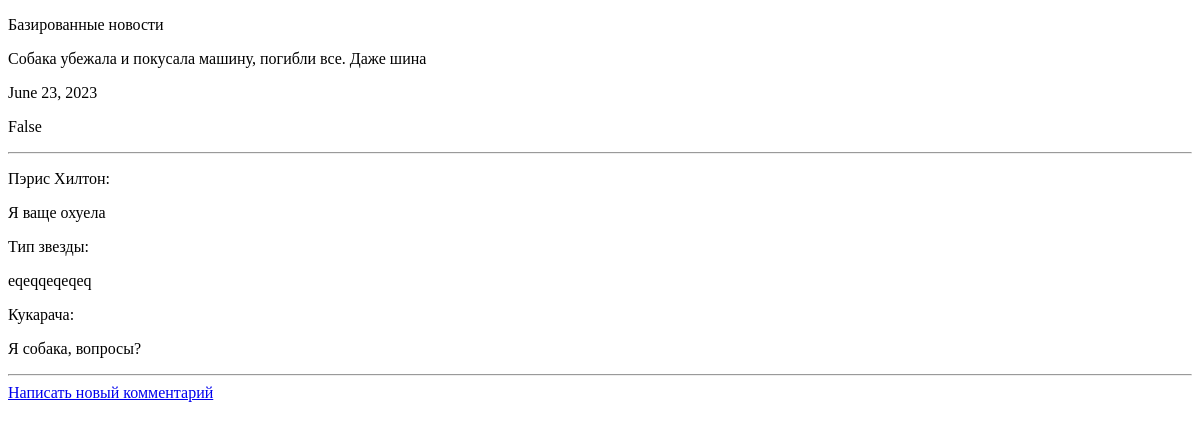
/news/news_list/1, run on an earlier commit of the app's database.
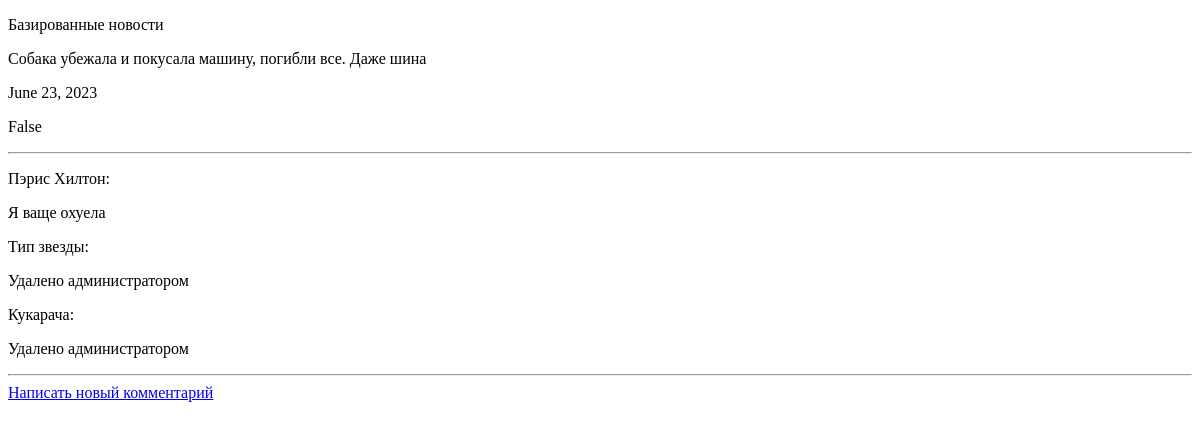
And on a later commit of the database.
### news/models.py (models this page shows, shortened)
class CommentsModel(models.Model):
    name = models.CharField(max_length=20, verbose_name='Автор')
    text = models.TextField(verbose_name='Содержимое')
    news = models.ForeignKey('NewsModel', on_delete=models.CASCADE, related_name='comms')

### news/views.py (the view)
# urls.py: path('news_list/<int:pk>', SortedNews.as_view(), name='Новости каждая -detail'),
class SortedNews(DetailView):
    model = NewsModel

### news/templates/news/newsmodel_detail.html (shortened to what this page needs)
<!DOCTYPE html>
<html lang="en">
<head>
</head>
{% if newsmodel %}
<body>
<p>{{newsmodel.title}}</p>
<p>{{newsmodel.content}}</p>
<p>{{newsmodel.date_redacted}}</p>
<p>{{newsmodel.flag_active}}</p>
{% else %}
<p>Новостей нет</p>
{% endif %}
<hr>
{% if newsmodel.comms %}
{% for i in newsmodel.comms.all %}
<p>{{i.name}}:</p>
<p>{{i.text}}</p>
{% endfor %}
{% else %}
<p>Комментариев нет</p>
{% endif %}
</body>
<hr>
<a href ='http://127.0.0.1:8000/news/makecomm/'>Написать новый комментарий</a>
</html>

What changed in the data, as far as the page shows it:
changed CommentsModel "Тип звезды": text "eqeqqeqeqeq" → "Удалено администратором"
changed CommentsModel "Кукарача": text "Я собака, вопросы?" → "Удалено администратором"
